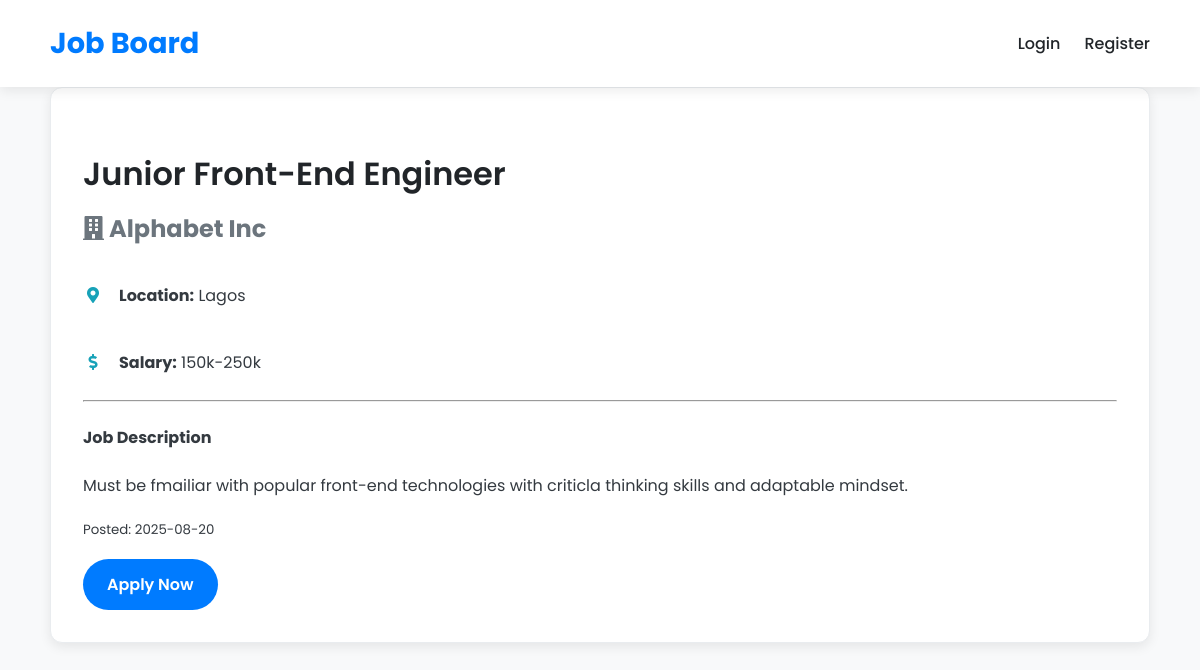
/job/1, run on the app's committed database.
### models.py (models this page shows)
class Job(db.Model):
    id = db.Column(db.Integer, primary_key=True)
    title = db.Column(db.String(100), nullable=False)
    description = db.Column(db.Text, nullable=False)
    location = db.Column(db.String(100))
    salary = db.Column(db.String(50))
    company = db.Column(db.String(100))
    posted_by = db.Column(db.Integer, db.ForeignKey('user.id'), nullable=False)
    timestamp = db.Column(db.DateTime, index=True, default=datetime.utcnow)

### routes/jobs.py (the view)
@jobs_bp.route('/job/<int:job_id>')
def job_details(job_id):
    job = Job.query.get_or_404(job_id)
    return render_template('jobs/job_details.html', job=job)

### templates/jobs/job_details.html
{% extends "base.html" %}
{% block content %}
<div class="card job-details">
    <h2>{{ job.title }}</h2>
    <h3><i class="fas fa-building"></i> {{ job.company }}</h3>
    <div class="info-row">
        <span class="icon"><i class="fas fa-map-marker-alt"></i></span>
        <p><strong>Location:</strong> {{ job.location }}</p>
    </div>
    {% if job.salary %}
    <div class="info-row">
        <span class="icon"><i class="fas fa-dollar-sign"></i></span>
        <p><strong>Salary:</strong> {{ job.salary }}</p>
    </div>
    {% endif %}
    <hr>
    <h4>Job Description</h4>
    <p>{{ job.description }}</p>
    <p><small>Posted: {{ job.timestamp.strftime('%Y-%m-%d') }}</small></p>
    <a href="{{ url_for('jobs.apply_to_job', job_id=job.id) }}" class="btn btn-primary">Apply Now</a>
</div>
{% endblock %}

### static/css/styles.css (style rules this page uses)
:root { --primary-color: #007bff; --secondary-color: #6c757d; --success-color: #28a745; --danger-color: #dc3545; --info-color: #17a2b8; --background-color: #f8f9fa; --card-background: #ffffff; --text-color: #343a40; --heading-color: #212529; --border-color: #e9ecef; --shadow-light: 0 4px 12px rgba(0, 0, 0, 0.08); --shadow-medium: 0 8px 25px rgba(0, 0, 0, 0.1); }
body { font-family: 'Poppins', sans-serif; line-height: 1.7; margin: 0; padding: 0; background-color: var(--background-color); color: var(--text-color); }
.card { background: var(--card-background); padding: 2rem; border-radius: 12px; box-shadow: var(--shadow-light); border: 1px solid var(--border-color); margin-bottom: 2rem; }
.btn { display: inline-block; padding: 0.75rem 1.5rem; border: none; border-radius: 50px; font-size: 1rem; font-weight: 600; cursor: pointer; text-decoration: none; text-align: center; transition: all 0.3s ease; }
.btn-primary { background-color: var(--primary-color); color: #fff; }
.job-details h2 { color: var(--heading-color); font-weight: 600; font-size: 2rem; margin-bottom: 0.5rem; }
.job-details h3 { color: var(--secondary-color); margin: 0 0 1rem 0; font-size: 1.5rem; }
.job-details .info-row { display: flex; align-items: center; gap: 1rem; margin-bottom: 0.5rem; }
.job-details .info-row .icon { color: var(--info-color); width: 20px; text-align: center; }

### data on the page
Job: title "Junior Front-End Engineer", company "Alphabet Inc", location "Lagos", salary "150k-250k", description "Must be fmailiar with popular front-end technologies with criticla thinking skills and adaptable mindset.", timestamp "2025-08-20"
